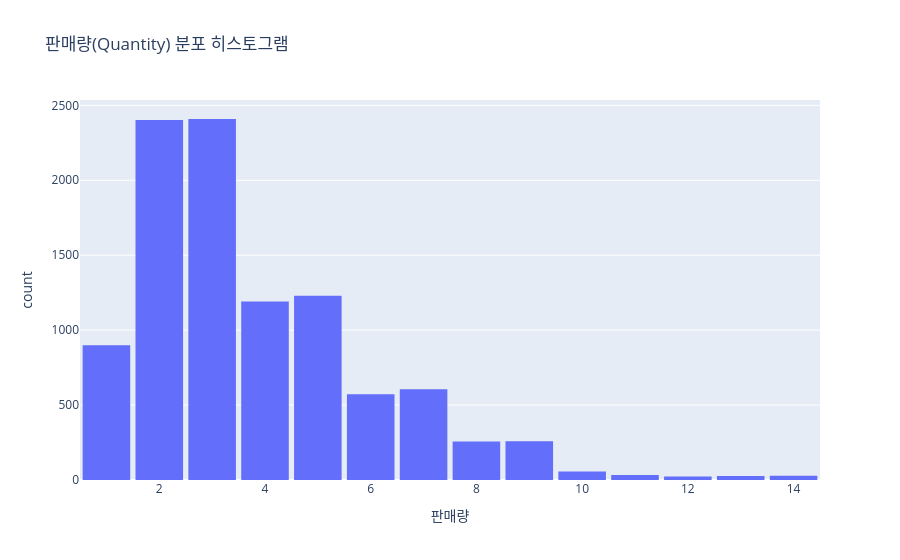

Notebook source saved alongside this figure:
### Markdown cell above
Q3. 판매량 컬럼의 분포를 plotly로 히스토그램과 박스플롯으로 시각화하고, 분포의 특징(대칭성, 이상치 등)을 해석해보세요.

### Code cell
# 판매량(quantity) 분포 시각화
import plotly.express as px

# 히스토그램 생성
fig1 = px.histogram(df, x='Quantity', 
                   title='판매량(Quantity) 분포 히스토그램',
                   labels={'Quantity': '판매량'},
                   nbins=20, # 막대 크기 및 간격 표시
                   color_discrete_sequence=['#636EFA'])
fig1.update_layout(bargap=0.1) # 간격
fig1.show()

### Figure 1 — Plotly figure (JSON) as saved in the notebook; plotly's stock layout.template omitted (floating-point values rounded to 4 significant figures; data arrays with more than 128 entries replaced by an {"elided": "..."} marker saying what was removed)
{"data": [{"bingroup": "x", "hovertemplate": "판매량=%{x}<br>count=%{y}<extra></extra>", "legendgroup": "", "marker": {"color": "#636EFA", "pattern": {"shape": ""}}, "name": "", "nbinsx": 20, "orientation": "v", "showlegend": false, "type": "histogram", "x": {"elided": "9994 int values"}, "xaxis": "x", "yaxis": "y"}], "layout": {"bargap": 0.1, "barmode": "relative", "legend": {"tracegroupgap": 0}, "title": {"text": "판매량(Quantity) 분포 히스토그램"}, "xaxis": {"anchor": "y", "domain": [0, 1], "title": {"text": "판매량"}}, "yaxis": {"anchor": "x", "domain": [0, 1], "title": {"text": "count"}}}}
